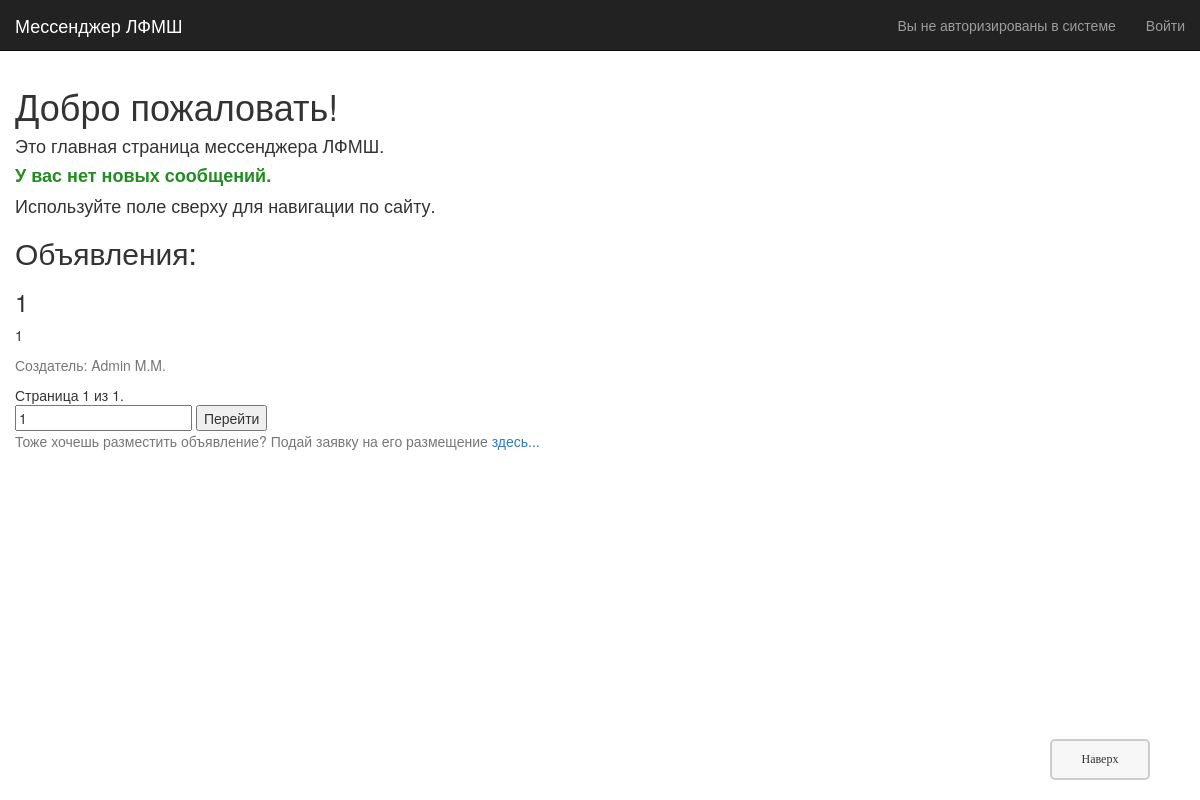
/messenger/, run on an earlier commit of the app's database.
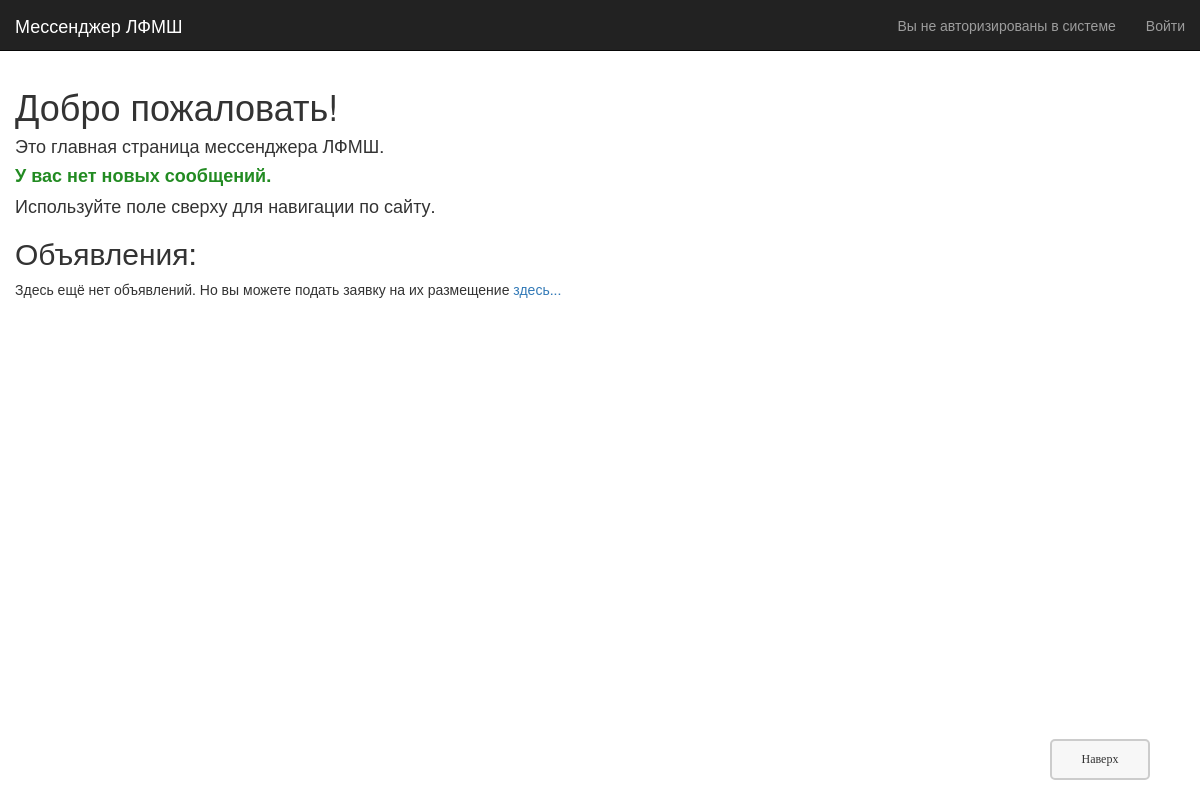
And on a later commit of the database.
### lfmsh/models.py (models this page shows, shortened)
class announcement(models.Model):
    number = models.IntegerField(default=0, verbose_name="Номер в списке:")
    creator = models.ForeignKey('account', on_delete=models.CASCADE, null=True, verbose_name="Отправитель:")
    name = models.TextField(max_length=50, verbose_name='Название:')
    text = models.TextField(max_length=5000, verbose_name='Текст:')
    id = models.UUIDField(primary_key=True, default=uuid.uuid4, help_text="Уникальный ID.")
    status = models.BooleanField(default=False, verbose_name="Объявление принято?")
    picture = models.ImageField(verbose_name="Картинка:", null=True)
    PICTURE_TYPES = (
        (0, "Горизонтально"),
        (1, "Вертикально"),
        (2, "Квадрат"),
    )
    orientation = models.IntegerField(choices=PICTURE_TYPES, verbose_name="Ориентация:", default=0)
    class Meta:
        ordering = ["-number"]

class account(models.Model):
    user = models.OneToOneField(User, on_delete=models.CASCADE, verbose_name="Пользователь:")
    id = models.UUIDField(primary_key=True, default=uuid.uuid4, help_text="Уникальный ID аккаунта.")#, editable=False)
    first_name = models.CharField(max_length=40, default='Not stated', verbose_name="Имя:")        #   Имя
    middle_name = models.CharField(max_length=40, default='Not stated', verbose_name="Отчество:")  #   Отчество
    last_name = models.CharField(max_length=40, default='Not stated', verbose_name="Фамилия:")     #   Фамилия
    party = models.IntegerField(default=0, verbose_name="Отряд:")
    account_status = models.CharField(max_length=100, default='', blank=True, verbose_name="Статус:")
    theme_self = models.ForeignKey('theme', default=None, blank=True, null=True, on_delete=models.SET_NULL, verbose_name="Тема аккаунта:")
    class Meta:
        ordering = ["party", "last_name"]
        permissions = (
            ("staff_", "Принадлежность к персоналу"),
            ("register", "Может регистрировать пользователей"),
            ("edit_users", "Может изменять пользователей"),
            ("ant_edit", "Может принимать заявки"),
        )
    def __str__(self):
        return f'{self.last_name} {self.first_name[0]}.{self.middle_name[0]}.'

### lfmsh/views.py (the view)
def index(request):
    anns = announcement.objects.filter(status=True)
    paginator1 = Paginator(anns, 3)
    page1 = request.GET.get('page1')
    try:
        items1 = paginator1.page(page1)
    except PageNotAnInteger:
        items1 = paginator1.page(1)
    except EmptyPage:
        items1 = paginator1.page(paginator1.num_pages)
    readen_status = True
    if request.user.is_authenticated:
        for i in list(chat_and_acc.objects.filter(what_acc=request.user.account)):
            readen_status &= i.readen
    return render(
        request,
        'index.html',
        context={'readen_status': readen_status, 'ant_list': items1,},
    )

### lfmsh/templates/index.html (shortened to what this page needs)
{% extends "base_generic.html" %}
{% block content %}
<h1>Добро пожаловать!</h1>
  <h4>Это главная страница мессенджера ЛФМШ.</h4>
  {% if readen_status %}
  <h4><strong class="green">У вас нет новых сообщений.</strong></h4>
  {% else %}
  <h4><strong class="red">У вас есть новые сообщения!</strong></h4>
  {% endif %}
  <h4>Используйте поле сверху для навигации по сайту.</h4>
<h2>Объявления:</h2>
{% if ant_list %}
  {% for element in ant_list %}
  <h3>{{ element.name }}</h3>
  <p>{{ element.text }}</p>
  <p class="text-muted">Создатель: {{ element.creator }}</p>
  {% endfor %}
  <span class="page-current">
      Страница {{ ant_list.number }} из {{ ant_list.paginator.num_pages }}.
  </span>
  <form method="GET" action="{% url 'index' %}">
      <input type="text" name="page1" value="{{ ant_list.number }}" />
      <button type="submit">Перейти</button>
  </form>
  <p class="text-muted">Тоже хочешь разместить объявление? Подай заявку на его размещение <a href="{% url 'plans' %}">здесь...</a></p>
{% else %}
  <p>Здесь ещё нет объявлений. Но вы можете подать заявку на их размещение <a href="{% url 'plans' %}">здесь...</a></p>
{% endif %}
  <a href="#top" title="В начало" tabindex="-1" class="topbutton">Наверх</a>
{% endblock %}

What changed in the data, as far as the page shows it:
removed announcement: name "1", text "1", creator "Admin M.M."
Also different on the page:
{{ ant_list.number }}: "1" → (not shown)
{{ ant_list.paginator.num_pages }}: "1" → (not shown)
form field page1: "1" → (not shown)
text no longer shown: "Страница из . Перейти Тоже хочешь разместить объявление? Подай заявку на его размещение"
text now shown: "Здесь ещё нет объявлений. Но вы можете подать заявку на их размещение"
